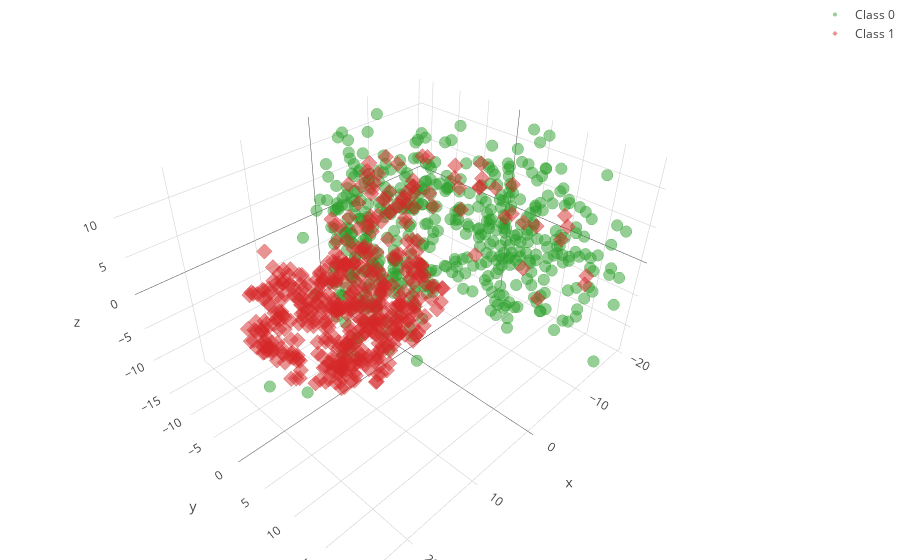

Notebook cell for this chart:
### Markdown cell above
## Plotly test

### Code cell
from plotly.offline import download_plotlyjs, init_notebook_mode, plot, iplot
import plotly.graph_objs as go
from matplotlib import colors
import numpy as np

init_notebook_mode(connected=True)


x, y, z = X_r[neg[:MAX], 0], X_r[neg[:MAX], 1], X_r[pos[:MAX], 2]
trace1 = go.Scatter3d(
    x=x,
    y=y,
    z=z,
    mode='markers',
    marker=dict(
        size=4,
        color='rgba{}'.format(colors.to_rgba('C2')),
        opacity=0.5,
        line=dict(
            color='rgba{}'.format(colors.to_rgba('C2')),
            width=0.1
        )
    ),
    name='Class 0'
)


x2, y2, z2 = X_r[pos[:MAX], 0], X_r[pos[:MAX], 1], X_r[pos[:MAX], 2]
trace2 = go.Scatter3d(
    x=x2,
    y=y2,
    z=z2,
    mode='markers',
    marker=dict(
        color='rgba{}'.format(colors.to_rgba('C3')),
        opacity=0.5,
        size=4,
        symbol='diamond',
        line=dict(
            color='rgba{}'.format(colors.to_rgba('C3')),
            width=0.1
        )
    ),
    name='Class 1'
)

# plot starts here
data = [trace1, trace2]
layout = go.Layout(
    margin=dict(
        l=0,
        r=0,
        b=0,
        t=0
    )
)
fig = go.Figure(data=data, layout=layout)

iplot(fig, filename='simple-3d-scatter')

### Figure 1 — Plotly figure (JSON) as saved in the notebook; plotly's stock layout.template omitted (floating-point values rounded to 4 significant figures; data arrays with more than 128 entries replaced by an {"elided": "..."} marker saying what was removed)
{"data": [{"marker": {"color": "rgba(0.17254901960784313, 0.6274509803921569, 0.17254901960784313, 1.0)", "line": {"color": "rgba(0.17254901960784313, 0.6274509803921569, 0.17254901960784313, 1.0)", "width": 0.1}, "opacity": 0.5, "size": 4}, "mode": "markers", "name": "Class 0", "type": "scatter3d", "uid": "f8ec1a86-85be-11e8-8965-989096bb4ca1", "x": {"elided": "500 float values"}, "y": {"elided": "500 float values"}, "z": {"elided": "500 float values"}}, {"marker": {"color": "rgba(0.8392156862745098, 0.15294117647058825, 0.1568627450980392, 1.0)", "line": {"color": "rgba(0.8392156862745098, 0.15294117647058825, 0.1568627450980392, 1.0)", "width": 0.1}, "opacity": 0.5, "size": 4, "symbol": "diamond"}, "mode": "markers", "name": "Class 1", "type": "scatter3d", "uid": "f8ec1a87-85be-11e8-8965-989096bb4ca1", "x": {"elided": "500 float values"}, "y": {"elided": "500 float values"}, "z": {"elided": "500 float values"}}], "layout": {"margin": {"b": 0, "l": 0, "r": 0, "t": 0}}}
